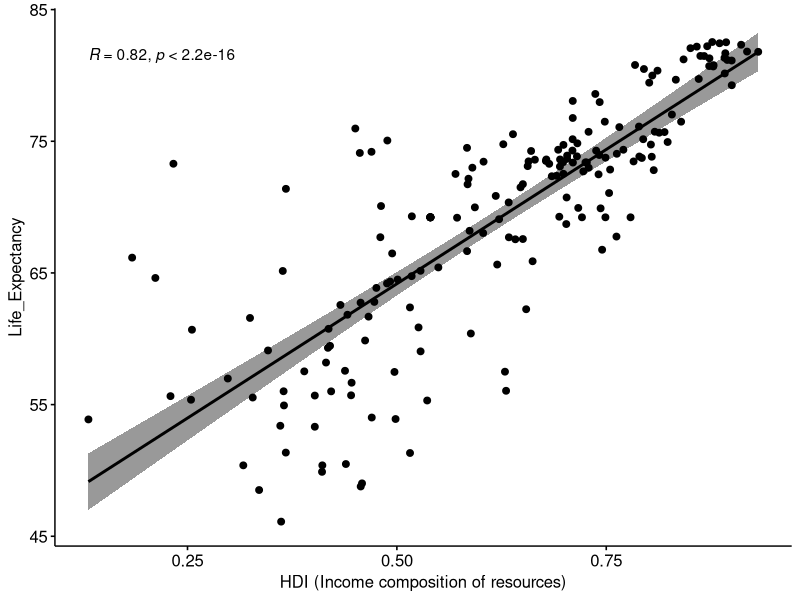
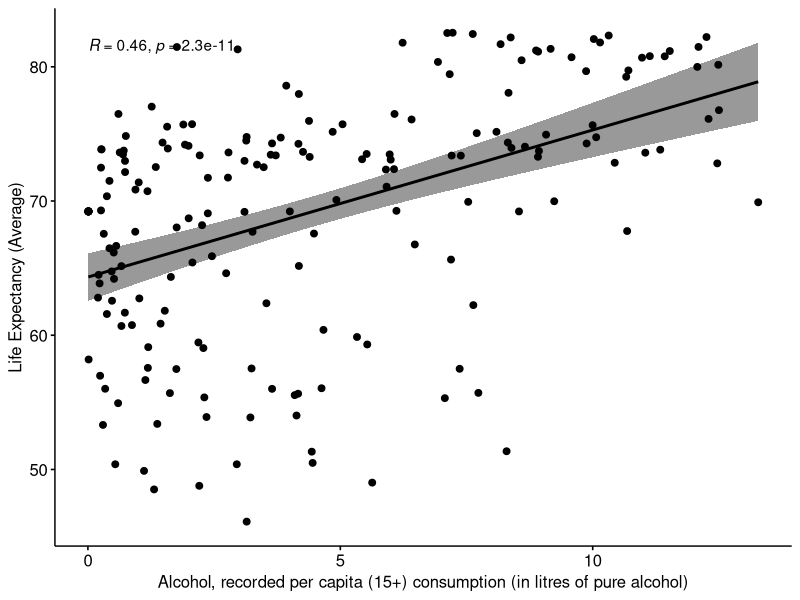
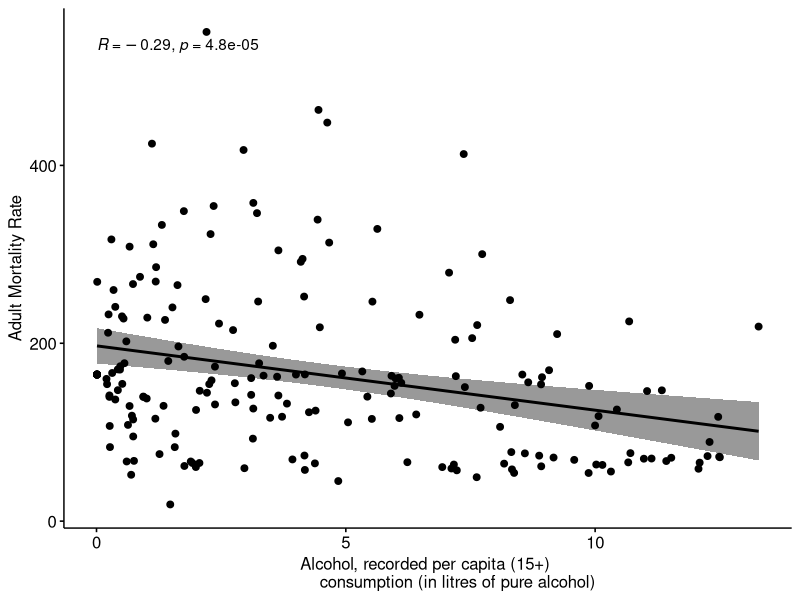
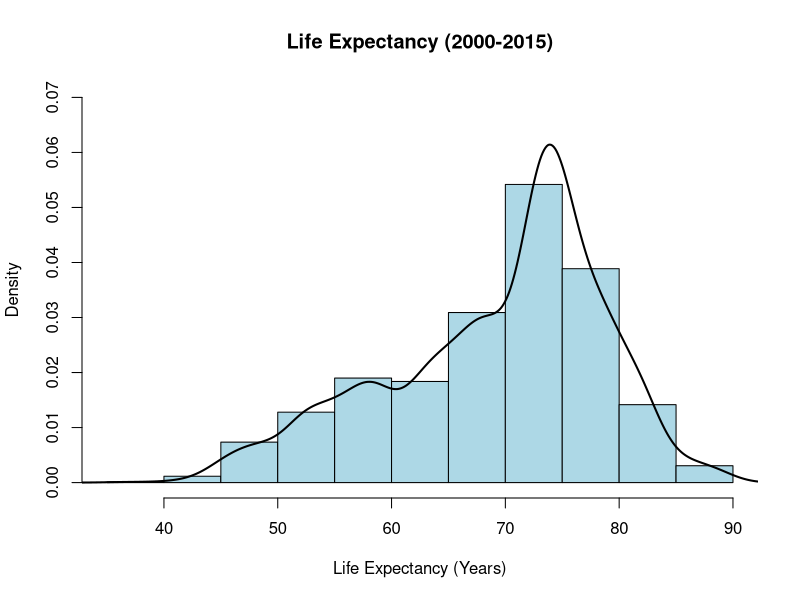

Source code (R) for these figures, in order:
library("dplyr")
library("ggpubr")

#LOAD DATA
data <- read.csv("Life.csv")
head(data)

#Q1
Developing_X <- data %>% filter(Status == "Developing") %>% group_by(Country) %>% summarise(Average_life = mean(Life_expectancy))
Developed_Y <- data %>% filter(Status == "Developed") %>% group_by(Country) %>% summarise(Average_life = mean(Life_expectancy))

var.test(Developed_Y$Average_life,Developing_X$Average_life)
 
t.test(Developed_Y$Average_life,Developing_X$Average_life, alternative = "greater", var.equal=FALSE)

#Q2

data3<- data %>% group_by(Country) %>% summarise(Average_life = mean(Life_expectancy), Average_schooling = mean(Schooling))

x<- data3 %>% filter( Average_schooling <=8.0)
y<- data3 %>% filter( Average_schooling >8.0 & Average_schooling <=12.0)
z<- data3 %>% filter( Average_schooling >12.0)
y1<-data.frame(Average_life = x$Average_life)
y1$Education ='Low'
y2<-data.frame(Average_life= y$Average_life)
y2$Education ='Middle'
y3<-data.frame(Average_life= z$Average_life)
y3$Education ='High'
combined_g <-data.frame(rbind(y1,y2,y3))
combined_g

Anova_Results <- aov(Average_life ~ Education, data= combined_g)
summary(Anova_Results)

#Q3

data1 <- data %>% group_by(Country) %>% summarise(Average_life = mean(Life_expectancy), Average_HDI = mean(Income_composition_of_resources))
data1
ggscatter(data1, x = "Average_HDI", y = "Average_life", add = "reg.line",
          conf.int = TRUE, 
          cor.coef = TRUE, cor.method = "pearson",
          xlab = "HDI (Income composition of resources)", ylab = "Life_Expectancy")

cor.test(data1$Average_HDI, data1$Average_life)

#Q4

data2 <- data %>% filter(Country == "India")
X <- select(data2, Total_expenditure)
t.test(X, mu = 5.2, alternative = "two.sided")

#Q5

data4 <- data %>% group_by(Country) %>% summarise(Average_life = mean(Life_expectancy), Average_infant_deaths = mean(infant_deaths), Average_underfive_deaths = mean(under_five_deaths))

countx <- ceiling(mean(data4$Average_infant_deaths))
county <- ceiling(mean(data4$Average_underfive_deaths))
arg1 <- c(countx, county)
arg2 <- c(1000,1000)
prop.test(arg1,arg2, correct =FALSE) 

#Q6

data7 <- data %>% group_by(Country) %>% summarise(Average_Life_Expectancy= mean(Life_expectancy), Average_alcohol = mean(Alcohol))
ggscatter(data7, x = "Average_alcohol", y = "Average_Life_Expectancy", 
          add = "reg.line", conf.int = TRUE, 
          cor.coef = TRUE, cor.method = "pearson",
          xlab = "Alcohol, recorded per capita (15+) consumption (in litres of pure alcohol)", 
	    ylab = "Life Expectancy (Average)")

cor.test(data7$Average_alcohol, data7$Average_Life_Expectancy)

data6 <- data %>% group_by(Country) %>% summarise(Average_Adult_Mortality= mean(Adult_Mortality), Average_alcohol = mean(Alcohol))
ggscatter(data6, x = "Average_alcohol", y = "Average_Adult_Mortality", 
          add = "reg.line", conf.int = TRUE, 
          cor.coef = TRUE, cor.method = "pearson",
          xlab = "Alcohol, recorded per capita (15+) 
	    consumption (in litres of pure alcohol)", ylab = "Adult Mortality Rate")

cor.test(data6$Average_alcohol, data6$Average_Adult_Mortality, method ='pearson')

#Q7

hist(data$Life_expectancy, # histogram
 col="lightblue", # column color
 border="black",
 prob = TRUE, # show densities instead of frequencies
 ylim =c(0,0.07),
 xlab = "Life Expectancy (Years)",
 main = "Life Expectancy (2000-2015)")

lines(density(data$Life_expectancy), # density plot
 lwd = 2, # thickness of line
 col = "black")

#Q8

#LINEAR REGRESSION
names(data)
library(caTools)
set.seed(123)
data1<- subset(data,select =-c(Country, Status))
split = sample.split(data1$Life_expectancy, SplitRatio = 0.8)

training_set = subset(data1, split == TRUE)
test_set = subset(data1, split == FALSE)

training_set = scale(training_set)
test_set = scale(test_set)

regressor = lm(formula = Life_expectancy ~ .,data = data.frame(training_set))
summary(regressor)
y_pred = predict(regressor, newdata = data.frame(test_set))

#Q9

data5<- data %>% group_by(Country) %>% summarise(Average_life = mean(Life_expectancy), Average_Polio = mean(Polio), Average_Diphtheria = mean(Diphtheria))
x1<- data5 %>% filter( Average_Polio <=85)
x2<- data5 %>% filter( Average_Polio >85)
y1<- data5 %>% filter( Average_Diphtheria <=85)
y2<- data5 %>% filter( Average_Diphtheria >85) 
a1<-data.frame(Average_life = x1$Average_life, Country  = x1$Country)
a1$Polio ='Low'
a2<-data.frame(Average_life= x2$Average_life, Country  = x2$Country)
a2$Polio ='High'
df1 <-data.frame(rbind(a1,a2))


b1<-data.frame(Average_life = y1$Average_life, Country  = y1$Country)
b1$Diphtheria ='Low'
b2<-data.frame(Average_life= y2$Average_life, Country  = y2$Country)
b2$Diphtheria ='High'
df2 <-data.frame(rbind(b1,b2))

df <- merge(df1,df2, by = "Country")

Anova_Results <- aov(Average_life.x ~ Polio + Diphtheria, data= df)
summary(Anova_Results)
